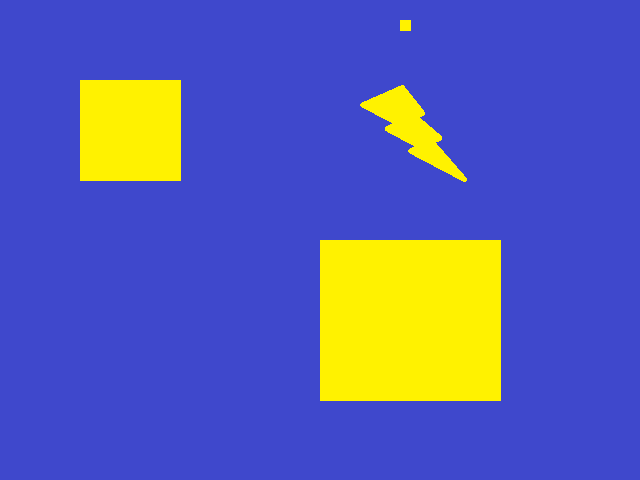
#> input picture codigo_profesor/3_cuadrados.bmp, 640 x 480 px
$ python opencv_dibujar_contornos.py
#> lines starting #> are read from the running program, lines starting #| are printed output that depends on the picture; after the words box and inside, x2 and y2 are one past the last pixel; in counts of white or black regions, pixels touching at a corner belong together
import cv2
import numpy as np

nombre_archivo = "3_cuadrados.bmp"

imagen_original = cv2.imread(nombre_archivo)
#> imagen_original is the input picture: shape (480, 640, 3); mean B, G, R 175.6, 95.7, 89.7

if imagen_original is None:
    raise FileNotFoundError(f"No se encontró {nombre_archivo}")

# Obtener dimensiones originales
altura_imagen, ancho_imagen, canales_color = imagen_original.shape
#> altura_imagen = 480; ancho_imagen = 640; canales_color = 3


imagen_grises = cv2.cvtColor(imagen_original, cv2.COLOR_BGR2GRAY)
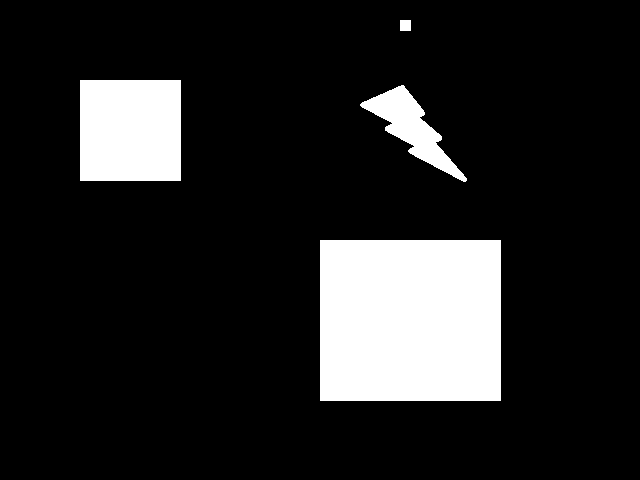
#> imagen_grises: shape (480, 640); values 84 (black) and 218 (white), 13.9% white; 4 white regions, box (x1, y1, x2, y2) and area: (320, 240, 501, 401) 29141, (80, 80, 181, 181) 10201, (360, 85, 467, 182) 3287, (400, 20, 411, 31) 121

_, imagen_binaria = cv2.threshold(imagen_grises, 127, 255, cv2.THRESH_BINARY)

contornos, jerarquia = cv2.findContours(
    imagen_grises, cv2.RETR_EXTERNAL, cv2.CHAIN_APPROX_SIMPLE
)
#> contornos = [[[0, 0], [0, 479], [639, 479], [639, 0]]]; jerarquia = [[-1, -1, -1, -1]]
print(f"INF_IMAGEN:\n{altura_imagen}x{ancho_imagen}")
#| INF_IMAGEN:
#| 480x640

for index, contorno in enumerate(contornos):

    area_contorno = cv2.contourArea(contorno)

    if area_contorno < 10:
        continue
    else:
        x_inicial, y_inicial, ancho_caja, alto_caja = cv2.boundingRect(contorno)

        cv2.rectangle(
            imagen_original,
            (x_inicial - 20, y_inicial - 20),
            (x_inicial + ancho_caja + 20, y_inicial + alto_caja + 20),
            (255, 26, 200),
            2,
        )

        cv2.putText(
            imagen_original,
            f"OBJETO #{index}\nAREA:{area_contorno}",
            (x_inicial - 20, y_inicial - 20),
            cv2.FONT_HERSHEY_SIMPLEX,
            0.6,
            (255, 26, 200),  # BGR color format for green
            2,
        )

    # cv2.drawContours(imagen_original, contornos, index, (0, 255, 0), 2)

    print(f"\nContorno {index}")
    for punto in contorno:
        print(f"{punto}")
#> this loop made 1 pass
#> (contorno, area_contorno, x_inicial, y_inicial, ancho_caja, alto_caja) on pass 1: ([[0, 0], [0, 479], [639, 479], [639, 0]], 306081, 0, 0, 640, 480)
#| Contorno 0
#| [[0 0]]
#| [[  0 479]]
#| [[639 479]]
#| [[639   0]]

cv2.imshow("Imagen binaria", imagen_original)

cv2.waitKey(0)
cv2.destroyAllWindows()

$ run again, with codigo_profesor/1_cuadrados.bmp copied over codigo_profesor/3_cuadrados.bmp
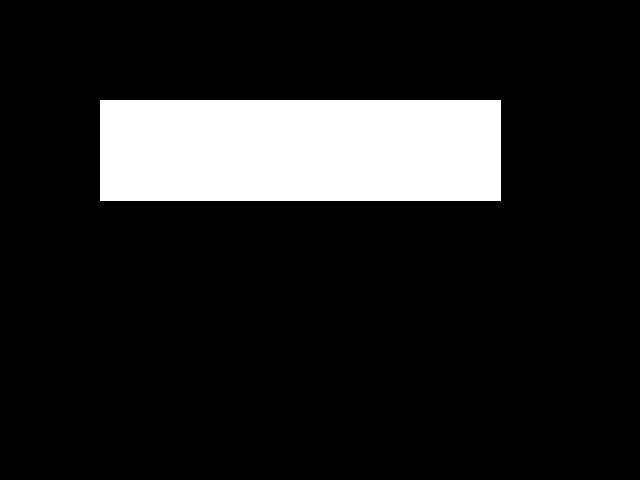
#> input picture codigo_profesor/1_cuadrados.bmp, 640 x 480 px
#> imagen_original is the input picture: shape (480, 640, 3); 13.2% white; 1 white region, box (x1, y1, x2, y2) and area: (100, 100, 501, 201) 40501
#> contornos = [[[100, 100], [100, 200], [500, 200], [500, 100]]]; jerarquia = [[-1, -1, -1, -1]]
#| INF_IMAGEN:
#| 480x640
#> the loop `for index, contorno in enumerate(contornos): ` made 1 pass
#> (contorno, area_contorno, x_inicial, y_inicial, ancho_caja, alto_caja) on pass 1: ([[100, 100], [100, 200], [500, 200], [500, 100]], 40000, 100, 100, 401, 101)
#> (printed output is left out)
#> after the loop `for index, contorno in enumerate(contornos):`:
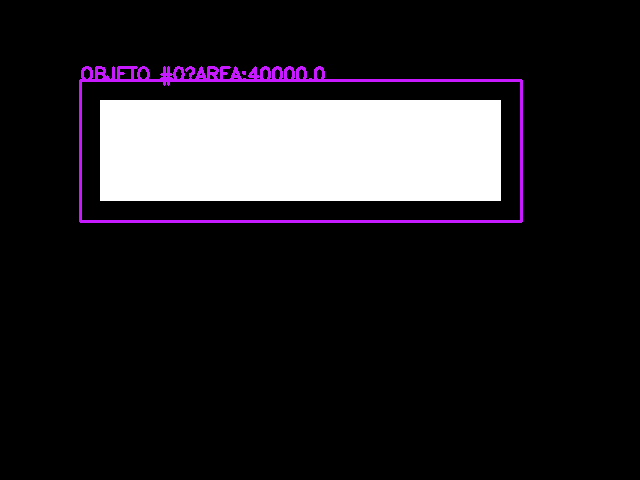
#> imagen_original: shape (480, 640, 3); 1.65% of pixels changed, all inside (x1, y1, x2, y2) = (79, 66, 523, 223)
